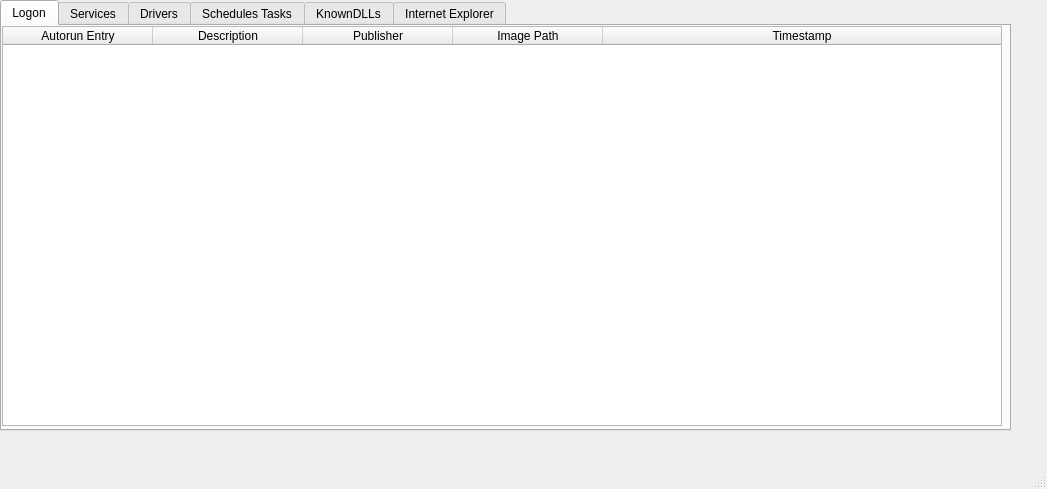
<?xml version="1.0" encoding="UTF-8"?>
<ui version="4.0">
 <class>MainWindow</class>
 <widget class="QMainWindow" name="MainWindow">
  <property name="geometry">
   <rect>
    <x>0</x>
    <y>0</y>
    <width>1047</width>
    <height>489</height>
   </rect>
  </property>
  <property name="windowTitle">
   <string>MainWindow</string>
  </property>
  <widget class="QWidget" name="centralwidget">
   <widget class="QTabWidget" name="tabWidget">
    <property name="geometry">
     <rect>
      <x>0</x>
      <y>0</y>
      <width>1011</width>
      <height>431</height>
     </rect>
    </property>
    <property name="sizePolicy">
     <sizepolicy hsizetype="Fixed" vsizetype="Fixed">
      <horstretch>0</horstretch>
      <verstretch>0</verstretch>
     </sizepolicy>
    </property>
    <property name="currentIndex">
     <number>0</number>
    </property>
    <widget class="QWidget" name="tab_1">
     <attribute name="title">
      <string>Logon</string>
     </attribute>
     <widget class="QTableWidget" name="tableWidget_9">
      <property name="geometry">
       <rect>
        <x>0</x>
        <y>0</y>
        <width>1000</width>
        <height>400</height>
       </rect>
      </property>
      <property name="sizePolicy">
       <sizepolicy hsizetype="Fixed" vsizetype="Fixed">
        <horstretch>0</horstretch>
        <verstretch>0</verstretch>
       </sizepolicy>
      </property>
      <property name="minimumSize">
       <size>
        <width>0</width>
        <height>0</height>
       </size>
      </property>
      <property name="maximumSize">
       <size>
        <width>2001</width>
        <height>16777215</height>
       </size>
      </property>
      <property name="autoFillBackground">
       <bool>true</bool>
      </property>
      <property name="verticalScrollMode">
       <enum>QAbstractItemView::ScrollPerPixel</enum>
      </property>
      <property name="horizontalScrollMode">
       <enum>QAbstractItemView::ScrollPerPixel</enum>
      </property>
      <property name="columnCount">
       <number>5</number>
      </property>
      <attribute name="horizontalHeaderVisible">
       <bool>true</bool>
      </attribute>
      <attribute name="horizontalHeaderCascadingSectionResizes">
       <bool>false</bool>
      </attribute>
      <attribute name="horizontalHeaderMinimumSectionSize">
       <number>30</number>
      </attribute>
      <attribute name="horizontalHeaderDefaultSectionSize">
       <number>150</number>
      </attribute>
      <attribute name="horizontalHeaderHighlightSections">
       <bool>true</bool>
      </attribute>
      <attribute name="horizontalHeaderShowSortIndicator" stdset="0">
       <bool>false</bool>
      </attribute>
      <attribute name="horizontalHeaderStretchLastSection">
       <bool>true</bool>
      </attribute>
      <column>
       <property name="text">
        <string>Autorun Entry</string>
       </property>
      </column>
      <column>
       <property name="text">
        <string>Description</string>
       </property>
      </column>
      <column>
       <property name="text">
        <string>Publisher</string>
       </property>
      </column>
      <column>
       <property name="text">
        <string>Image Path</string>
       </property>
      </column>
      <column>
       <property name="text">
        <string>Timestamp</string>
       </property>
      </column>
     </widget>
    </widget>
    <widget class="QWidget" name="tab_2">
     <attribute name="title">
      <string>Services</string>
     </attribute>
     <widget class="QTableWidget" name="tableWidget_8">
      <property name="geometry">
       <rect>
        <x>0</x>
        <y>0</y>
        <width>1091</width>
        <height>831</height>
       </rect>
      </property>
      <property name="columnCount">
       <number>5</number>
      </property>
      <column>
       <property name="text">
        <string>Autorun Entry</string>
       </property>
      </column>
      <column>
       <property name="text">
        <string>Description</string>
       </property>
      </column>
      <column>
       <property name="text">
        <string>Publisher</string>
       </property>
      </column>
      <column>
       <property name="text">
        <string>Image Path</string>
       </property>
      </column>
      <column>
       <property name="text">
        <string>Timestamp</string>
       </property>
      </column>
     </widget>
    </widget>
    <widget class="QWidget" name="tab_3">
     <attribute name="title">
      <string>Drivers</string>
     </attribute>
     <widget class="QTableWidget" name="tableWidget_7">
      <property name="geometry">
       <rect>
        <x>0</x>
        <y>0</y>
        <width>1091</width>
        <height>831</height>
       </rect>
      </property>
      <property name="columnCount">
       <number>5</number>
      </property>
      <column>
       <property name="text">
        <string>Autorun Entry</string>
       </property>
      </column>
      <column>
       <property name="text">
        <string>Description</string>
       </property>
      </column>
      <column>
       <property name="text">
        <string>Publisher</string>
       </property>
      </column>
      <column>
       <property name="text">
        <string>Image Path</string>
       </property>
      </column>
      <column>
       <property name="text">
        <string>Timestamp</string>
       </property>
      </column>
     </widget>
    </widget>
    <widget class="QWidget" name="tab_4">
     <attribute name="title">
      <string>Schedules Tasks</string>
     </attribute>
     <widget class="QTableWidget" name="tableWidget_6">
      <property name="geometry">
       <rect>
        <x>0</x>
        <y>0</y>
        <width>1091</width>
        <height>831</height>
       </rect>
      </property>
      <property name="columnCount">
       <number>5</number>
      </property>
      <column>
       <property name="text">
        <string>Autorun Entry</string>
       </property>
      </column>
      <column>
       <property name="text">
        <string>Description</string>
       </property>
      </column>
      <column>
       <property name="text">
        <string>Publisher</string>
       </property>
      </column>
      <column>
       <property name="text">
        <string>Image Path</string>
       </property>
      </column>
      <column>
       <property name="text">
        <string>Timestamp</string>
       </property>
      </column>
     </widget>
    </widget>
    <widget class="QWidget" name="tab_5">
     <attribute name="title">
      <string>KnownDLLs</string>
     </attribute>
     <widget class="QTableWidget" name="tableWidget_5">
      <property name="geometry">
       <rect>
        <x>0</x>
        <y>0</y>
        <width>1091</width>
        <height>831</height>
       </rect>
      </property>
      <property name="columnCount">
       <number>5</number>
      </property>
      <column>
       <property name="text">
        <string>Autorun Entry</string>
       </property>
      </column>
      <column>
       <property name="text">
        <string>Description</string>
       </property>
      </column>
      <column>
       <property name="text">
        <string>Publisher</string>
       </property>
      </column>
      <column>
       <property name="text">
        <string>Image Path</string>
       </property>
      </column>
      <column>
       <property name="text">
        <string>Timestamp</string>
       </property>
      </column>
     </widget>
    </widget>
    <widget class="QWidget" name="tab">
     <attribute name="title">
      <string>Internet Explorer</string>
     </attribute>
    </widget>
   </widget>
  </widget>
  <widget class="QMenuBar" name="menubar">
   <property name="geometry">
    <rect>
     <x>0</x>
     <y>0</y>
     <width>1047</width>
     <height>21</height>
    </rect>
   </property>
  </widget>
  <widget class="QStatusBar" name="statusbar"/>
 </widget>
 <resources/>
 <connections/>
</ui>
